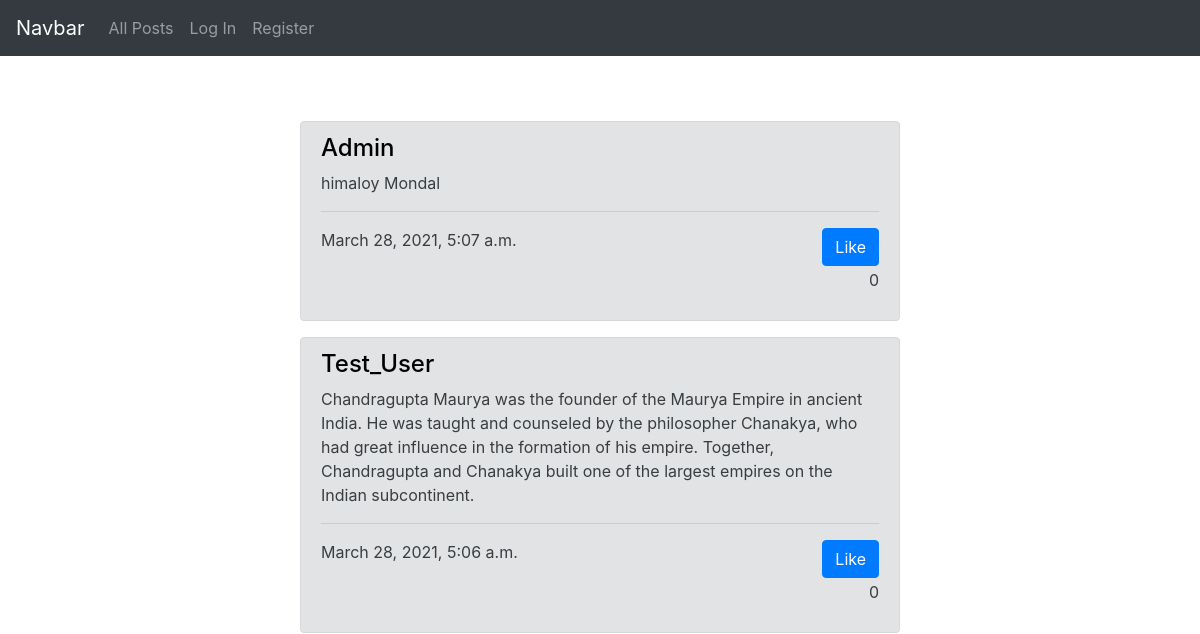
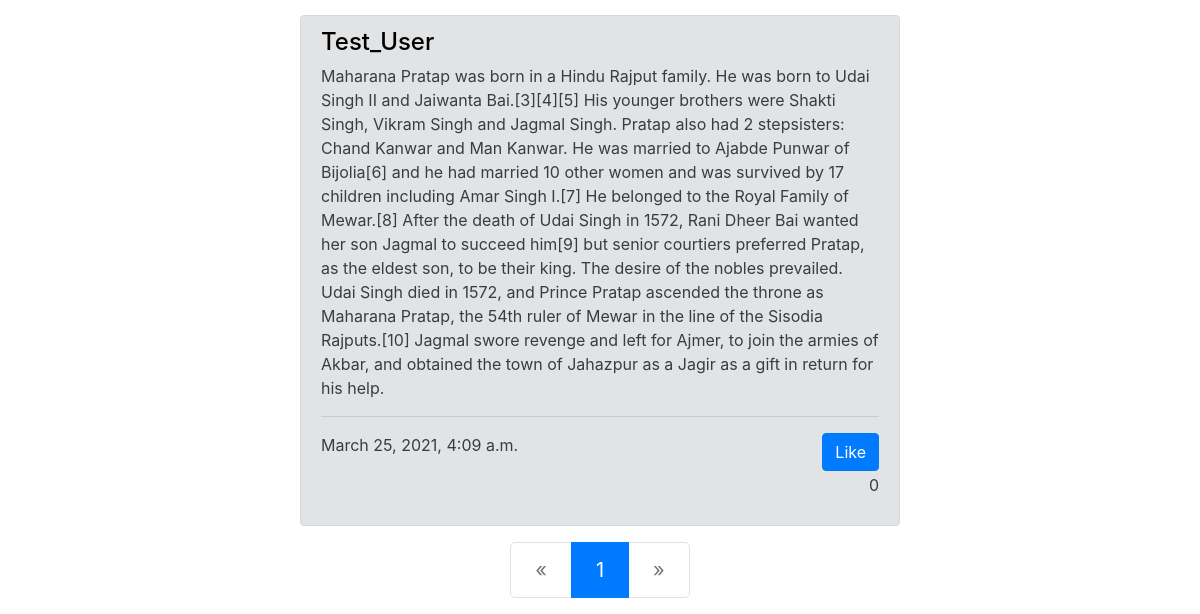
The app's page /, older data (2 pictures, top to bottom).
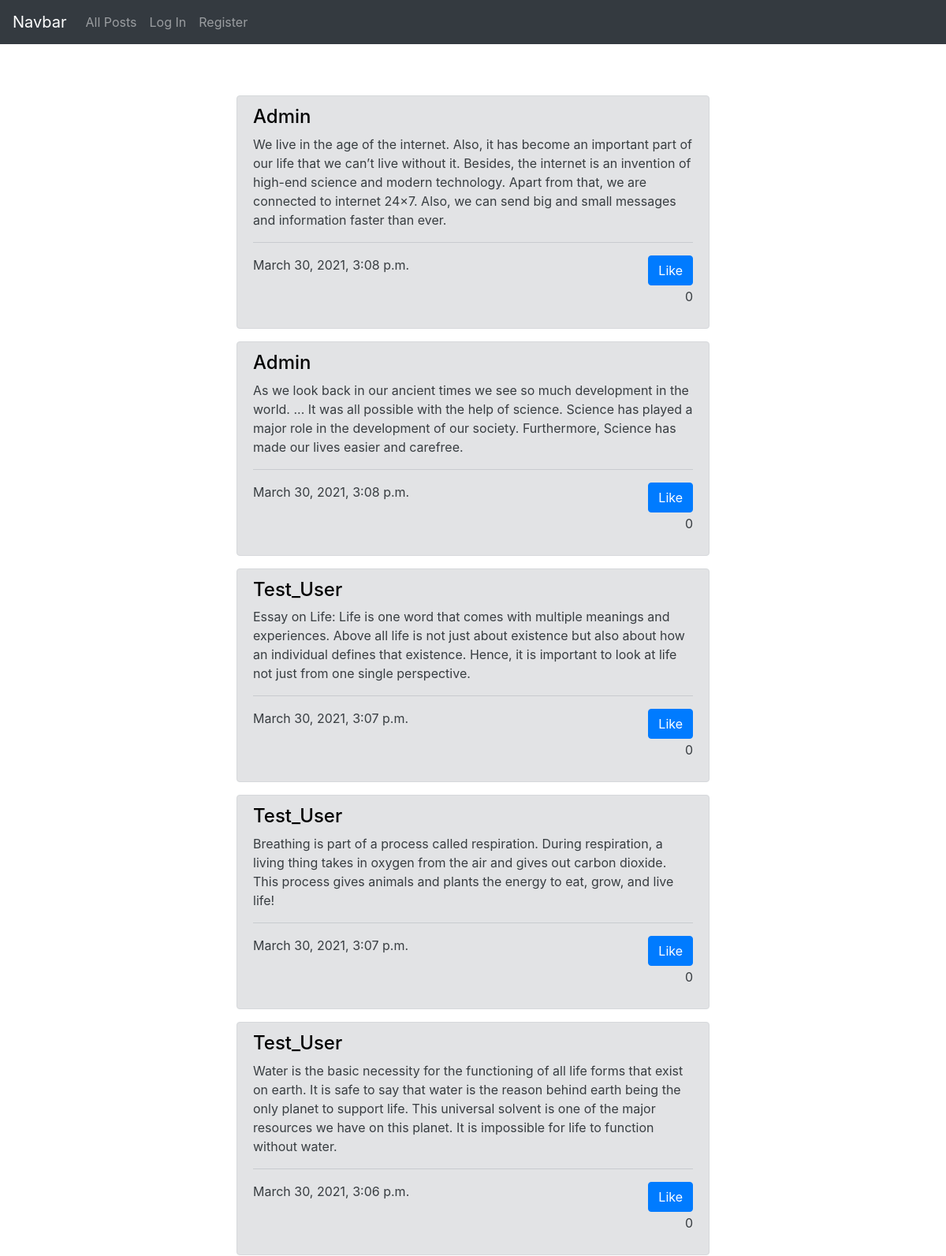
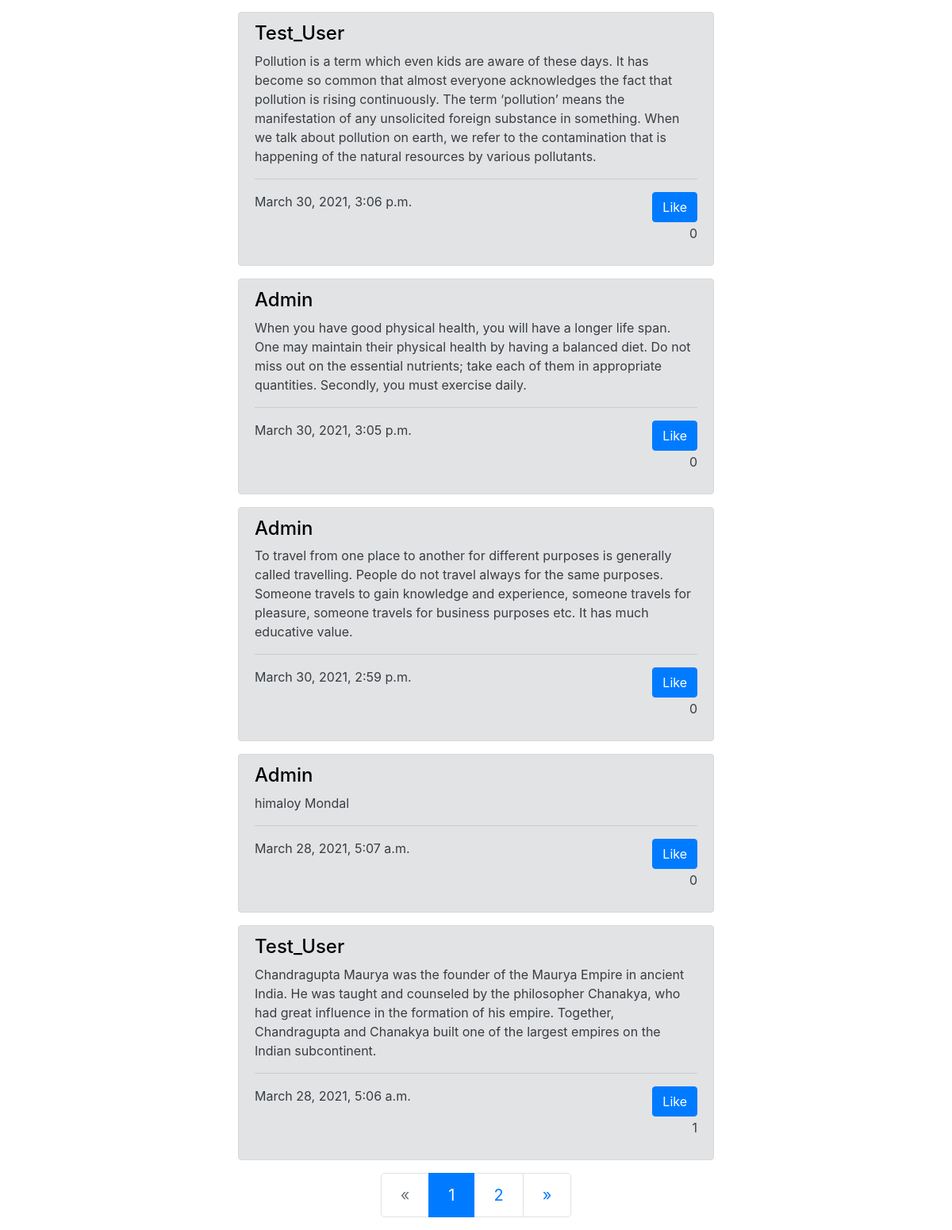
The same page, newer data (2 pictures, top to bottom).
### network/models.py (models this page shows, shortened)
class Post(models.Model):
    body = models.TextField()
    datetime = models.DateTimeField(auto_now_add=True)
    user = models.ForeignKey(User, on_delete=models.CASCADE)
    like_num = models.IntegerField(default=0)
    like_users = models.ManyToManyField(User, related_name="like_users", blank=True)

class User(AbstractUser):
    liked_post = models.ManyToManyField('Post', blank=True, related_name="liked_posts")

### network/views.py (the view)
# urls.py: path("", views.index, name="index"),
def index(request):
    posts = Post.objects.all().order_by('-datetime')
    paginator = Paginator(posts, 10)
    page_number = request.GET.get('page')
    page_obj = paginator.get_page(page_number)
    return render(request, "network/index.html", {
        "posts": page_obj
    })

### network/templates/network/index.html (shortened to what this page needs)
{% extends "network/layout.html" %}
{% block body %}
{% for post in posts %}
<div class="alert alert-secondary" role="alert" id="alert">
    <h4 class="alert-heading"><a href="{% url 'profile' post.user.username %}">{{post.user.username}}</a></h4>
    <p>{{post.body}}</p>
    <hr>
    {% if request.user in post.like_users.all %}
    <p>{{post.datetime}}<button class="btn btn-danger float-right" data-id="{{post.id}}" data-current_username="{{request.user.username}}">UnLike</button>
    {% else %}
    <p>{{post.datetime}}<button class="btn btn-primary float-right" data-id="{{post.id}}" data-current_username="{{request.user.username}}">Like</button>
    {% endif %}
    <p style="text-align: right;" id="{{post.id}}">{{post.like_num}}</p>
    </p>
</div>
{% endfor %}
<nav aria-label="Page navigation example" id="pagination">
    <ul class="pagination justify-content-center pagination-lg">
        {% if posts.has_previous %}
        <li class="page-item">
            <a class="page-link" href="?page={{posts.previous_page_number}}" aria-label="Previous">
                <span aria-hidden="true">&laquo;</span>
            </a>
        </li>
        {% else %}
        <li class="page-item disabled">
            <a class="page-link" href="#" aria-label="Previous">
                <span aria-hidden="true">&laquo;</span>
            </a>
        </li>
        {% endif %}
        {% for number in posts.paginator.page_range %}
        {% if posts.number == number %}
        <li class="page-item active"><a class="page-link" href="">{{posts.number}}</a></li>
        {% else %}
        <li class="page-item"><a class="page-link" href="?page={{number}}">{{number}}</a></li>
        {% endif %}
        {% endfor %}
        {% if posts.has_next %}
        <li class="page-item">
            <a class="page-link" href="?page={{posts.next_page_number}}" aria-label="Next">
                <span aria-hidden="true">&raquo;</span>
            </a>
        </li>
        {% else %}
        <li class="page-item disabled">
            <a class="page-link" href="#" aria-label="Next">
                <span aria-hidden="true">&raquo;</span>
            </a>
        </li>
        {% endif %}
    </ul>
</nav>
{% endblock %}

Row changes from the older to the newer data that the page shows:
no longer on this page (row unchanged): Post: user.username "Test_User", body "Maharana Pratap was born in a Hindu Rajput family. He was born to Udai Singh II and Jaiwanta Bai.[3][4][5] His younger brothers were Shakti Singh, Vikram Singh and Jagmal Singh. Pratap also had 2 stepsisters: Chand Kanwar and Man Kanwar. He was married to Ajabde Punwar of Bijolia[6] and he had married 10 other women and was survived by 17 children including Amar Singh I.[7] He belonged to the Royal Family of Mewar.[8] After the death of Udai Singh in 1572, Rani Dheer Bai wanted her son Jagmal to succeed him[9] but senior courtiers preferred Pratap, as the eldest son, to be their king. The desire of the nobles prevailed. Udai Singh died in 1572, and Prince Pratap ascended the throne as…", datetime "March 25, 2021, 4:09 a.m.", like_num "0"
added Post: user.username "Admin", body "We live in the age of the internet. Also, it has become an important part of our life that we can’t live without it. Besides, the internet is an invention of high-end science and modern technology. Apart from that, we are connected to internet 24×7. Also, we can send big and small messages and information faster than ever.", datetime "March 30, 2021, 3:08 p.m.", like_num "0"
added Post: user.username "Admin", body "As we look back in our ancient times we see so much development in the world. ... It was all possible with the help of science. Science has played a major role in the development of our society. Furthermore, Science has made our lives easier and carefree.", datetime "March 30, 2021, 3:08 p.m.", like_num "0"
added Post: user.username "Test_User", body "Essay on Life: Life is one word that comes with multiple meanings and experiences. Above all life is not just about existence but also about how an individual defines that existence. Hence, it is important to look at life not just from one single perspective.", datetime "March 30, 2021, 3:07 p.m.", like_num "0"
added Post: user.username "Test_User", body "Breathing is part of a process called respiration. During respiration, a living thing takes in oxygen from the air and gives out carbon dioxide. This process gives animals and plants the energy to eat, grow, and live life!", datetime "March 30, 2021, 3:07 p.m.", like_num "0"
added Post: user.username "Test_User", body "Water is the basic necessity for the functioning of all life forms that exist on earth. It is safe to say that water is the reason behind earth being the only planet to support life. This universal solvent is one of the major resources we have on this planet. It is impossible for life to function without water.", datetime "March 30, 2021, 3:06 p.m.", like_num "0"
added Post: user.username "Test_User", body "Pollution is a term which even kids are aware of these days. It has become so common that almost everyone acknowledges the fact that pollution is rising continuously. The term ‘pollution’ means the manifestation of any unsolicited foreign substance in something. When we talk about pollution on earth, we refer to the contamination that is happening of the natural resources by various pollutants.", datetime "March 30, 2021, 3:06 p.m.", like_num "0"
added Post: user.username "Admin", body "When you have good physical health, you will have a longer life span. One may maintain their physical health by having a balanced diet. Do not miss out on the essential nutrients; take each of them in appropriate quantities. Secondly, you must exercise daily.", datetime "March 30, 2021, 3:05 p.m.", like_num "0"
added Post: user.username "Admin", body "To travel from one place to another for different purposes is generally called travelling. People do not travel always for the same purposes. Someone travels to gain knowledge and experience, someone travels for pleasure, someone travels for business purposes etc. It has much educative value.", datetime "March 30, 2021, 2:59 p.m.", like_num "0"
changed Post "March 28, 2021, 5:06 a.m.": like_num "0" → "1"
Text that changed along with them:
new list line: "2"
